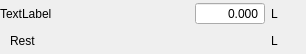
<?xml version="1.0" encoding="UTF-8"?>
<ui version="4.0">
 <class>Form</class>
 <widget class="QWidget" name="Form">
  <property name="geometry">
   <rect>
    <x>0</x>
    <y>0</y>
    <width>306</width>
    <height>54</height>
   </rect>
  </property>
  <property name="windowTitle">
   <string>Form</string>
  </property>
  <layout class="QVBoxLayout" name="verticalLayout">
   <property name="spacing">
    <number>0</number>
   </property>
   <property name="leftMargin">
    <number>0</number>
   </property>
   <property name="topMargin">
    <number>0</number>
   </property>
   <property name="rightMargin">
    <number>0</number>
   </property>
   <property name="bottomMargin">
    <number>0</number>
   </property>
   <item>
    <layout class="QHBoxLayout" name="horizontalLayout">
     <property name="spacing">
      <number>6</number>
     </property>
     <item>
      <widget class="QLabel" name="label_Beschreibung">
       <property name="text">
        <string>TextLabel</string>
       </property>
      </widget>
     </item>
     <item>
      <spacer name="horizontalSpacer">
       <property name="orientation">
        <enum>Qt::Horizontal</enum>
       </property>
       <property name="sizeHint" stdset="0">
        <size>
         <width>83</width>
         <height>20</height>
        </size>
       </property>
      </spacer>
     </item>
     <item>
      <widget class="QLabel" name="icon_info">
       <property name="minimumSize">
        <size>
         <width>25</width>
         <height>25</height>
        </size>
       </property>
       <property name="maximumSize">
        <size>
         <width>25</width>
         <height>25</height>
        </size>
       </property>
       <property name="text">
        <string/>
       </property>
       <property name="pixmap">
        <pixmap resource="../res/grafiken.qrc">:/global/info.svg</pixmap>
       </property>
       <property name="scaledContents">
        <bool>true</bool>
       </property>
      </widget>
     </item>
     <item>
      <widget class="QLabel" name="icon_warnung">
       <property name="minimumSize">
        <size>
         <width>25</width>
         <height>25</height>
        </size>
       </property>
       <property name="maximumSize">
        <size>
         <width>25</width>
         <height>25</height>
        </size>
       </property>
       <property name="text">
        <string/>
       </property>
       <property name="pixmap">
        <pixmap resource="../res/grafiken.qrc">:/global/warning.svg</pixmap>
       </property>
       <property name="scaledContents">
        <bool>true</bool>
       </property>
      </widget>
     </item>
     <item>
      <widget class="QLabel" name="icon_achtung">
       <property name="minimumSize">
        <size>
         <width>20</width>
         <height>20</height>
        </size>
       </property>
       <property name="maximumSize">
        <size>
         <width>20</width>
         <height>20</height>
        </size>
       </property>
       <property name="text">
        <string/>
       </property>
       <property name="pixmap">
        <pixmap resource="../res/grafiken.qrc">:/global/nio.svg</pixmap>
       </property>
       <property name="scaledContents">
        <bool>true</bool>
       </property>
      </widget>
     </item>
     <item>
      <widget class="QDoubleSpinBox" name="spinBox_Wert">
       <property name="minimumSize">
        <size>
         <width>70</width>
         <height>0</height>
        </size>
       </property>
       <property name="maximumSize">
        <size>
         <width>70</width>
         <height>16777215</height>
        </size>
       </property>
       <property name="alignment">
        <set>Qt::AlignRight|Qt::AlignTrailing|Qt::AlignVCenter</set>
       </property>
       <property name="readOnly">
        <bool>true</bool>
       </property>
       <property name="buttonSymbols">
        <enum>QAbstractSpinBox::NoButtons</enum>
       </property>
       <property name="decimals">
        <number>3</number>
       </property>
       <property name="maximum">
        <double>10000.000000000000000</double>
       </property>
       <property name="value">
        <double>0.000000000000000</double>
       </property>
      </widget>
     </item>
     <item>
      <widget class="QLabel" name="label_Einheit">
       <property name="minimumSize">
        <size>
         <width>35</width>
         <height>0</height>
        </size>
       </property>
       <property name="maximumSize">
        <size>
         <width>35</width>
         <height>16777215</height>
        </size>
       </property>
       <property name="text">
        <string>L</string>
       </property>
      </widget>
     </item>
    </layout>
   </item>
   <item>
    <widget class="QWidget" name="widget_Rest" native="true">
     <layout class="QHBoxLayout" name="horizontalLayout_Rest">
      <property name="spacing">
       <number>7</number>
      </property>
      <property name="leftMargin">
       <number>0</number>
      </property>
      <property name="topMargin">
       <number>0</number>
      </property>
      <property name="rightMargin">
       <number>0</number>
      </property>
      <property name="bottomMargin">
       <number>0</number>
      </property>
      <item>
       <spacer name="horizontalSpacer_2">
        <property name="orientation">
         <enum>Qt::Horizontal</enum>
        </property>
        <property name="sizeType">
         <enum>QSizePolicy::Fixed</enum>
        </property>
        <property name="sizeHint" stdset="0">
         <size>
          <width>10</width>
          <height>20</height>
         </size>
        </property>
       </spacer>
      </item>
      <item>
       <widget class="QLabel" name="label_2">
        <property name="text">
         <string>Rest</string>
        </property>
       </widget>
      </item>
      <item>
       <spacer name="horizontalSpacer_3">
        <property name="orientation">
         <enum>Qt::Horizontal</enum>
        </property>
        <property name="sizeHint" stdset="0">
         <size>
          <width>40</width>
          <height>20</height>
         </size>
        </property>
       </spacer>
      </item>
      <item>
       <widget class="QLabel" name="label_Rest">
        <property name="minimumSize">
         <size>
          <width>70</width>
          <height>0</height>
         </size>
        </property>
        <property name="maximumSize">
         <size>
          <width>70</width>
          <height>16777215</height>
         </size>
        </property>
        <property name="alignment">
         <set>Qt::AlignRight|Qt::AlignTrailing|Qt::AlignVCenter</set>
        </property>
       </widget>
      </item>
      <item>
       <widget class="QLabel" name="label_Einheit2">
        <property name="minimumSize">
         <size>
          <width>35</width>
          <height>0</height>
         </size>
        </property>
        <property name="maximumSize">
         <size>
          <width>35</width>
          <height>16777215</height>
         </size>
        </property>
        <property name="text">
         <string>L</string>
        </property>
       </widget>
      </item>
     </layout>
    </widget>
   </item>
  </layout>
 </widget>
 <resources>
  <include location="../res/grafiken.qrc"/>
 </resources>
 <connections/>
</ui>
